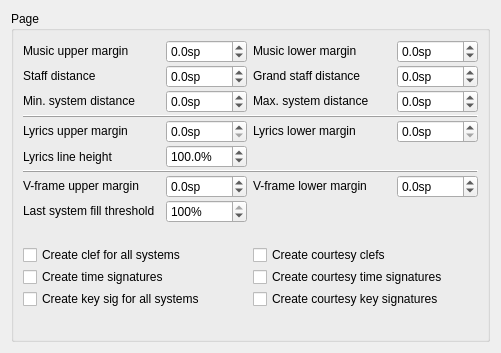
     <widget class="QWidget" name="Seite2">
      <layout class="QVBoxLayout" name="verticalLayout_21">
       <property name="spacing">
        <number>0</number>
       </property>
       <item>
        <widget class="QGroupBox" name="groupBox_13">
         <property name="title">
          <string>Page</string>
         </property>
         <layout class="QGridLayout" name="gridLayout_8">
          <property name="verticalSpacing">
           <number>2</number>
          </property>
          <item row="3" column="0" colspan="4">
           <widget class="QFrame" name="frame_2">
            <property name="frameShape">
             <enum>QFrame::HLine</enum>
            </property>
            <property name="frameShadow">
             <enum>QFrame::Raised</enum>
            </property>
           </widget>
          </item>
          <item row="0" column="0">
           <widget class="QLabel" name="label_76">
            <property name="sizePolicy">
             <sizepolicy hsizetype="Fixed" vsizetype="Fixed">
              <horstretch>0</horstretch>
              <verstretch>0</verstretch>
             </sizepolicy>
            </property>
            <property name="text">
             <string>Music upper margin</string>
            </property>
           </widget>
          </item>
          <item row="0" column="1">
           <widget class="QDoubleSpinBox" name="staffUpperBorder">
            <property name="sizePolicy">
             <sizepolicy hsizetype="Preferred" vsizetype="Fixed">
              <horstretch>0</horstretch>
              <verstretch>0</verstretch>
             </sizepolicy>
            </property>
            <property name="suffix">
             <string>sp</string>
            </property>
            <property name="decimals">
             <number>1</number>
            </property>
            <property name="minimum">
             <double>-1000.000000000000000</double>
            </property>
            <property name="maximum">
             <double>1000.000000000000000</double>
            </property>
           </widget>
          </item>
          <item row="10" column="0" colspan="2">
           <widget class="QCheckBox" name="genClef">
            <property name="sizePolicy">
             <sizepolicy hsizetype="Fixed" vsizetype="Fixed">
              <horstretch>0</horstretch>
              <verstretch>0</verstretch>
             </sizepolicy>
            </property>
            <property name="text">
             <string>Create clef for all systems</string>
            </property>
           </widget>
          </item>
          <item row="0" column="2">
           <widget class="QLabel" name="label_78">
            <property name="sizePolicy">
             <sizepolicy hsizetype="Fixed" vsizetype="Fixed">
              <horstretch>0</horstretch>
              <verstretch>0</verstretch>
             </sizepolicy>
            </property>
            <property name="text">
             <string>Music lower margin</string>
            </property>
           </widget>
          </item>
          <item row="0" column="3">
           <widget class="QDoubleSpinBox" name="staffLowerBorder">
            <property name="sizePolicy">
             <sizepolicy hsizetype="Preferred" vsizetype="Fixed">
              <horstretch>0</horstretch>
              <verstretch>0</verstretch>
             </sizepolicy>
            </property>
            <property name="suffix">
             <string>sp</string>
            </property>
            <property name="decimals">
             <number>1</number>
            </property>
            <property name="minimum">
             <double>-1000.000000000000000</double>
            </property>
            <property name="maximum">
             <double>1000.000000000000000</double>
            </property>
           </widget>
          </item>
          <item row="1" column="0">
           <widget class="QLabel" name="label_69">
            <property name="sizePolicy">
             <sizepolicy hsizetype="Fixed" vsizetype="Fixed">
              <horstretch>0</horstretch>
              <verstretch>0</verstretch>
             </sizepolicy>
            </property>
            <property name="text">
             <string>Staff distance</string>
            </property>
           </widget>
          </item>
          <item row="1" column="1">
           <widget class="QDoubleSpinBox" name="staffDistance">
            <property name="sizePolicy">
             <sizepolicy hsizetype="Preferred" vsizetype="Fixed">
              <horstretch>0</horstretch>
              <verstretch>0</verstretch>
             </sizepolicy>
            </property>
            <property name="suffix">
             <string>sp</string>
            </property>
            <property name="decimals">
             <number>1</number>
            </property>
            <property name="minimum">
             <double>-1000.000000000000000</double>
            </property>
            <property name="maximum">
             <double>1000.000000000000000</double>
            </property>
            <property name="singleStep">
             <double>0.500000000000000</double>
            </property>
           </widget>
          </item>
          <item row="1" column="2">
           <widget class="QLabel" name="label_70">
            <property name="sizePolicy">
             <sizepolicy hsizetype="Fixed" vsizetype="Fixed">
              <horstretch>0</horstretch>
              <verstretch>0</verstretch>
             </sizepolicy>
            </property>
            <property name="text">
             <string>Grand staff distance</string>
            </property>
           </widget>
          </item>
          <item row="1" column="3">
           <widget class="QDoubleSpinBox" name="akkoladeDistance">
            <property name="sizePolicy">
             <sizepolicy hsizetype="Preferred" vsizetype="Fixed">
              <horstretch>0</horstretch>
              <verstretch>0</verstretch>
             </sizepolicy>
            </property>
            <property name="suffix">
             <string>sp</string>
            </property>
            <property name="decimals">
             <number>1</number>
            </property>
            <property name="minimum">
             <double>-1000.000000000000000</double>
            </property>
            <property name="maximum">
             <double>1000.000000000000000</double>
            </property>
            <property name="singleStep">
             <double>0.100000000000000</double>
            </property>
           </widget>
          </item>
          <item row="2" column="0">
           <widget class="QLabel" name="label_73">
            <property name="sizePolicy">
             <sizepolicy hsizetype="Fixed" vsizetype="Fixed">
              <horstretch>0</horstretch>
              <verstretch>0</verstretch>
             </sizepolicy>
            </property>
            <property name="text">
             <string>Min. system distance</string>
            </property>
           </widget>
          </item>
          <item row="2" column="1">
           <widget class="QDoubleSpinBox" name="minSystemDistance">
            <property name="sizePolicy">
             <sizepolicy hsizetype="Preferred" vsizetype="Fixed">
              <horstretch>0</horstretch>
              <verstretch>0</verstretch>
             </sizepolicy>
            </property>
            <property name="suffix">
             <string>sp</string>
            </property>
            <property name="decimals">
             <number>1</number>
            </property>
            <property name="minimum">
             <double>-1000.000000000000000</double>
            </property>
            <property name="maximum">
             <double>1000.000000000000000</double>
            </property>
           </widget>
          </item>
          <item row="4" column="0">
           <widget class="QLabel" name="label_72">
            <property name="sizePolicy">
             <sizepolicy hsizetype="Fixed" vsizetype="Fixed">
              <horstretch>0</horstretch>
              <verstretch>0</verstretch>
             </sizepolicy>
            </property>
            <property name="text">
             <string>Lyrics upper margin</string>
            </property>
           </widget>
          </item>
          <item row="4" column="1">
           <widget class="QDoubleSpinBox" name="lyricsDistance">
            <property name="sizePolicy">
             <sizepolicy hsizetype="Preferred" vsizetype="Fixed">
              <horstretch>0</horstretch>
              <verstretch>0</verstretch>
             </sizepolicy>
            </property>
            <property name="suffix">
             <string>sp</string>
            </property>
            <property name="decimals">
             <number>1</number>
            </property>
            <property name="singleStep">
             <double>0.500000000000000</double>
            </property>
           </widget>
          </item>
          <item row="4" column="2">
           <widget class="QLabel" name="label_71">
            <property name="sizePolicy">
             <sizepolicy hsizetype="Fixed" vsizetype="Fixed">
              <horstretch>0</horstretch>
              <verstretch>0</verstretch>
             </sizepolicy>
            </property>
            <property name="text">
             <string>Lyrics lower margin</string>
            </property>
           </widget>
          </item>
          <item row="4" column="3">
           <widget class="QDoubleSpinBox" name="lyricsMinBottomDistance">
            <property name="sizePolicy">
             <sizepolicy hsizetype="Preferred" vsizetype="Fixed">
              <horstretch>0</horstretch>
              <verstretch>0</verstretch>
             </sizepolicy>
            </property>
            <property name="suffix">
             <string>sp</string>
            </property>
            <property name="decimals">
             <number>1</number>
            </property>
            <property name="singleStep">
             <double>0.500000000000000</double>
            </property>
           </widget>
          </item>
          <item row="7" column="0">
           <widget class="QLabel" name="label_74">
            <property name="sizePolicy">
             <sizepolicy hsizetype="Fixed" vsizetype="Fixed">
              <horstretch>0</horstretch>
              <verstretch>0</verstretch>
             </sizepolicy>
            </property>
            <property name="toolTip">
             <string>Vertical-frame upper margin</string>
            </property>
            <property name="text">
             <string>V-frame upper margin</string>
            </property>
           </widget>
          </item>
          <item row="7" column="1">
           <widget class="QDoubleSpinBox" name="systemFrameDistance">
            <property name="sizePolicy">
             <sizepolicy hsizetype="Preferred" vsizetype="Fixed">
              <horstretch>0</horstretch>
              <verstretch>0</verstretch>
             </sizepolicy>
            </property>
            <property name="suffix">
             <string>sp</string>
            </property>
            <property name="decimals">
             <number>1</number>
            </property>
            <property name="minimum">
             <double>-100.000000000000000</double>
            </property>
           </widget>
          </item>
          <item row="7" column="2">
           <widget class="QLabel" name="label_75">
            <property name="sizePolicy">
             <sizepolicy hsizetype="Fixed" vsizetype="Fixed">
              <horstretch>0</horstretch>
              <verstretch>0</verstretch>
             </sizepolicy>
            </property>
            <property name="toolTip">
             <string>Vertical-frame lower margin</string>
            </property>
            <property name="text">
             <string>V-frame lower margin</string>
            </property>
           </widget>
          </item>
          <item row="7" column="3">
           <widget class="QDoubleSpinBox" name="frameSystemDistance">
            <property name="sizePolicy">
             <sizepolicy hsizetype="Preferred" vsizetype="Fixed">
              <horstretch>0</horstretch>
              <verstretch>0</verstretch>
             </sizepolicy>
            </property>
            <property name="suffix">
             <string>sp</string>
            </property>
            <property name="decimals">
             <number>1</number>
            </property>
            <property name="minimum">
             <double>-100.000000000000000</double>
            </property>
           </widget>
          </item>
          <item row="13" column="0">
           <spacer>
            <property name="orientation">
             <enum>Qt::Vertical</enum>
            </property>
            <property name="sizeHint" stdset="0">
             <size>
              <width>137</width>
              <height>21</height>
             </size>
            </property>
           </spacer>
          </item>
          <item row="10" column="2">
           <widget class="QCheckBox" name="genCourtesyClef">
            <property name="text">
             <string>Create courtesy clefs</string>
            </property>
           </widget>
          </item>
          <item row="11" column="0" colspan="2">
           <widget class="QCheckBox" name="genTimesig">
            <property name="sizePolicy">
             <sizepolicy hsizetype="Fixed" vsizetype="Fixed">
              <horstretch>0</horstretch>
              <verstretch>0</verstretch>
             </sizepolicy>
            </property>
            <property name="text">
             <string>Create time signatures</string>
            </property>
           </widget>
          </item>
          <item row="11" column="2" colspan="2">
           <widget class="QCheckBox" name="genCourtesyTimesig">
            <property name="sizePolicy">
             <sizepolicy hsizetype="Fixed" vsizetype="Fixed">
              <horstretch>0</horstretch>
              <verstretch>0</verstretch>
             </sizepolicy>
            </property>
            <property name="text">
             <string>Create courtesy time signatures</string>
            </property>
           </widget>
          </item>
          <item row="12" column="0" colspan="2">
           <widget class="QCheckBox" name="genKeysig">
            <property name="sizePolicy">
             <sizepolicy hsizetype="Fixed" vsizetype="Fixed">
              <horstretch>0</horstretch>
              <verstretch>0</verstretch>
             </sizepolicy>
            </property>
            <property name="text">
             <string>Create key sig for all systems</string>
            </property>
           </widget>
          </item>
          <item row="12" column="2" colspan="2">
           <widget class="QCheckBox" name="genCourtesyKeysig">
            <property name="text">
             <string>Create courtesy key signatures</string>
            </property>
           </widget>
          </item>
          <item row="9" column="0">
           <spacer name="verticalSpacer_9">
            <property name="orientation">
             <enum>Qt::Vertical</enum>
            </property>
            <property name="sizeType">
             <enum>QSizePolicy::Fixed</enum>
            </property>
            <property name="sizeHint" stdset="0">
             <size>
              <width>20</width>
              <height>20</height>
             </size>
            </property>
           </spacer>
          </item>
          <item row="6" column="0" colspan="4">
           <widget class="QFrame" name="frame_3">
            <property name="frameShape">
             <enum>QFrame::HLine</enum>
            </property>
            <property name="frameShadow">
             <enum>QFrame::Raised</enum>
            </property>
           </widget>
          </item>
          <item row="5" column="0">
           <widget class="QLabel" name="label_36">
            <property name="text">
             <string>Lyrics line height</string>
            </property>
           </widget>
          </item>
          <item row="5" column="1">
           <widget class="QDoubleSpinBox" name="lyricsLineHeight">
            <property name="suffix">
             <string notr="true">%</string>
            </property>
            <property name="decimals">
             <number>1</number>
            </property>
            <property name="minimum">
             <double>10.000000000000000</double>
            </property>
            <property name="maximum">
             <double>500.000000000000000</double>
            </property>
            <property name="value">
             <double>100.000000000000000</double>
            </property>
           </widget>
          </item>
          <item row="2" column="3">
           <widget class="QDoubleSpinBox" name="maxSystemDistance">
            <property name="sizePolicy">
             <sizepolicy hsizetype="Preferred" vsizetype="Fixed">
              <horstretch>0</horstretch>
              <verstretch>0</verstretch>
             </sizepolicy>
            </property>
            <property name="suffix">
             <string>sp</string>
            </property>
            <property name="decimals">
             <number>1</number>
            </property>
            <property name="minimum">
             <double>-1000.000000000000000</double>
            </property>
            <property name="maximum">
             <double>1000.000000000000000</double>
            </property>
           </widget>
          </item>
          <item row="2" column="2">
           <widget class="QLabel" name="label_191">
            <property name="sizePolicy">
             <sizepolicy hsizetype="Fixed" vsizetype="Fixed">
              <horstretch>0</horstretch>
              <verstretch>0</verstretch>
             </sizepolicy>
            </property>
            <property name="text">
             <string>Max. system distance</string>
            </property>
           </widget>
          </item>
          <item row="8" column="0">
           <widget class="QLabel" name="label_77">
            <property name="sizePolicy">
             <sizepolicy hsizetype="Fixed" vsizetype="Fixed">
              <horstretch>0</horstretch>
              <verstretch>0</verstretch>
             </sizepolicy>
            </property>
            <property name="text">
             <string>Last system fill threshold</string>
            </property>
           </widget>
          </item>
          <item row="8" column="1">
           <widget class="QDoubleSpinBox" name="lastSystemFillThreshold">
            <property name="sizePolicy">
             <sizepolicy hsizetype="Preferred" vsizetype="Fixed">
              <horstretch>0</horstretch>
              <verstretch>0</verstretch>
             </sizepolicy>
            </property>
            <property name="suffix">
             <string>%</string>
            </property>
            <property name="decimals">
             <number>0</number>
            </property>
            <property name="maximum">
             <double>100.000000000000000</double>
            </property>
            <property name="value">
             <double>100.000000000000000</double>
            </property>
           </widget>
          </item>
         </layout>
        </widget>
       </item>
      </layout>
     </widget>
